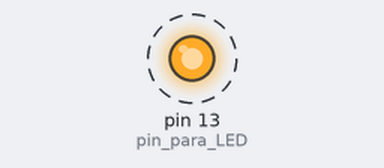
The sketch below on a simulated Arduino Uno, built with avr-gcc and run on an emulated ATmega328P. Parts: output pins drawn as LEDs (lit = HIGH). Dashed ring = blinking.

Above: at 0.5 s.
Timing chart, 0 to 4.6 s (numbered marks = the images above):
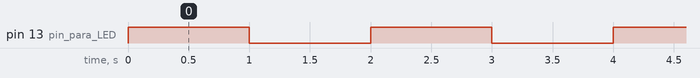

The sketch:

LEDBlinking.ino
```cpp
/*
Asignamos nombre al pin 13.
Configuramos al pin 13 en modo Output
Repetir:
  Generamos una corriente Alta.
  Esperamos 1 segundo.
  Generamos una corriente Baja.
  Esperamos 1 segundo.

 */

int pin_para_LED = 13;

void setup() {
  pinMode(pin_para_LED, OUTPUT);
}

void loop() {
  digitalWrite(pin_para_LED, HIGH);
  delay(1000);
  digitalWrite(pin_para_LED, LOW);
  delay(1000);
}
```

Measured:
- by itself, pin 13 (pin_para_LED): alternates HIGH for 1.0 s and LOW for 1.0 s
